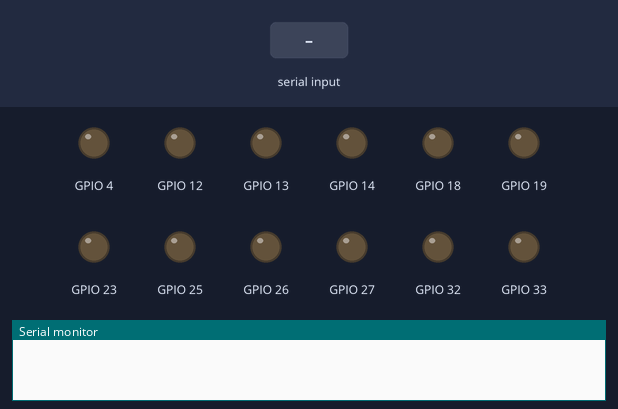
This sketch was run on a simulated ESP32. Shown: output pins drawn as LEDs (lit = HIGH), the last lines printed to the serial monitor. The inputs (shaded band) are chosen by the test bench.

Above: at 1.2 s.
1.3 s: "--forward\n" received over Serial
At 2.6 s:
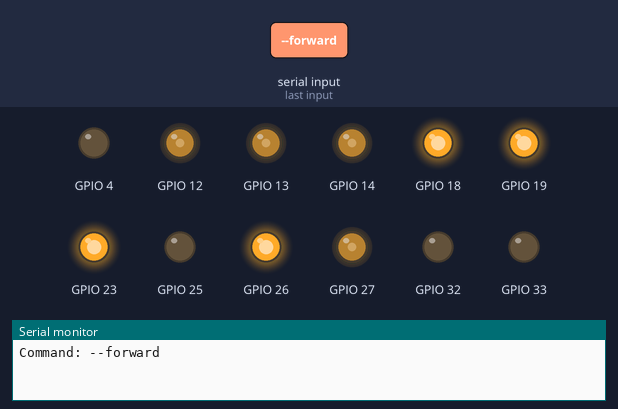
3.8 s: "--reverse\n" received over Serial
At 5.7 s:
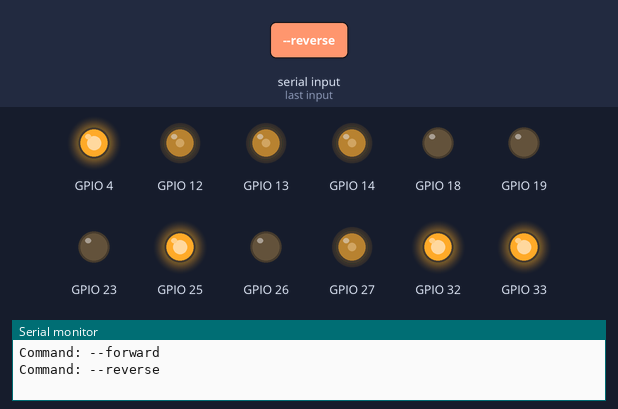
6.3 s: "--rotate-left\n" received over Serial
At 7.6 s:
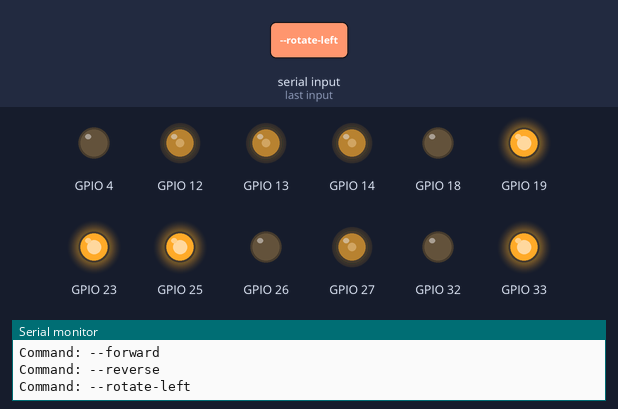
8.8 s: "--rotate-right\n" received over Serial
At 10.8 s:
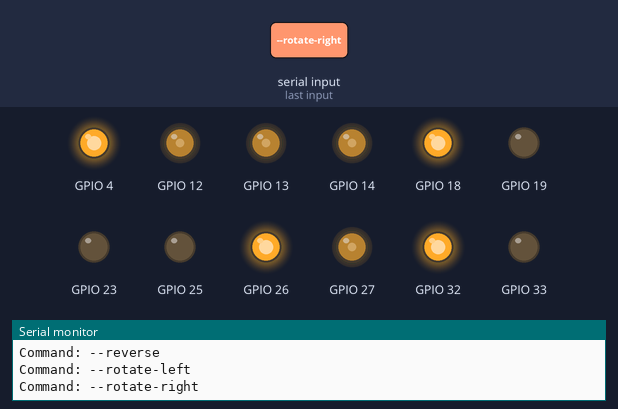
11.3 s: "--stop\n" received over Serial
At 12.6 s:
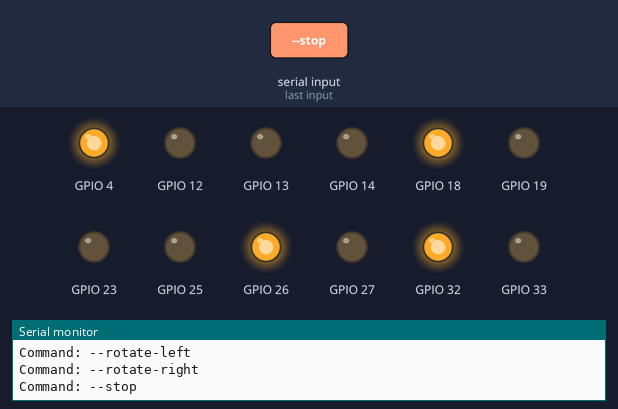
Timing chart, 0 to 14.3 s (numbered marks = the images above; inputs shaded):
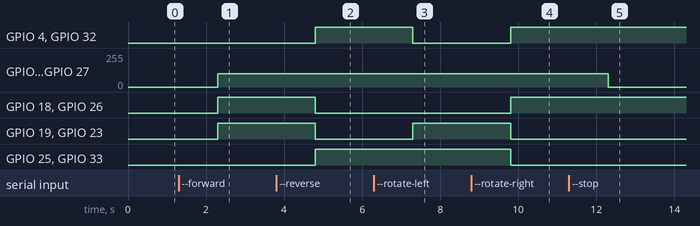

Measured:
- after the input at 1.3 s, GPIO 12–14, GPIO 27: 0/255 → 100/255 after 1.0 s; GPIO 18, GPIO 19, GPIO 23, GPIO 26: LOW → HIGH after 1.0 s
- after the input at 3.8 s, GPIO 4, GPIO 25, GPIO 32, GPIO 33: LOW → HIGH after 1.0 s; GPIO 18, GPIO 19, GPIO 23, GPIO 26: HIGH → LOW after 1.0 s
- after the input at 6.3 s, GPIO 4, GPIO 32: HIGH → LOW after 1.0 s; GPIO 19, GPIO 23: LOW → HIGH after 1.0 s
- after the input at 8.8 s, GPIO 4, GPIO 18, GPIO 26, GPIO 32: LOW → HIGH after 1.0 s; GPIO 19, GPIO 23, GPIO 25, GPIO 33: HIGH → LOW after 1.0 s
- after the input at 11.3 s, GPIO 12–14, GPIO 27: 100/255 → 0/255 after 1.0 s

The sketch:

esp_motor.ino
```cpp
class Motor {
private:
  const uint8_t pwm_pin;
  const uint8_t in_1_pin;
  const uint8_t in_2_pin;
  unsigned int power;

public:

  Motor(uint8_t pwm_pin, uint8_t in_1_pin, uint8_t in_2_pin, unsigned int power)
    : pwm_pin(pwm_pin), in_1_pin(in_1_pin), in_2_pin(in_2_pin), power(power) {

    pinMode(pwm_pin, OUTPUT);
    pinMode(in_1_pin, OUTPUT);
    pinMode(in_2_pin, OUTPUT);

    stop();
  }

  void setPower(unsigned int new_power) {
    power = new_power;
  }

  void run() {
    analogWrite(pwm_pin, power);
  }

  void forward() {
    digitalWrite(in_1_pin, HIGH);
    digitalWrite(in_2_pin, LOW);
  }

  void reverse() {
    digitalWrite(in_1_pin, LOW);
    digitalWrite(in_2_pin, HIGH);
  }

  void stop() {
    analogWrite(pwm_pin, 0);
  }
};

Motor left_mecanum(27, 23, 4, 100);
Motor right_mecanum(12, 18, 25, 100);
Motor left_omni(14, 19, 32, 100);
Motor right_omni(13, 26, 33, 100);

// applies a signed power value to one side (two motors): sign sets direction,
// magnitude sets PWM. Used by --drive to replace the old discrete
// forward/reverse/rotate command set with continuous differential control.
void setSidePower(Motor& m1, Motor& m2, int signed_power) {
  if (signed_power >= 0) {
    m1.forward();
    m2.forward();
  } else {
    m1.reverse();
    m2.reverse();
  }
  unsigned int mag = (unsigned int) abs(signed_power);
  m1.setPower(mag);
  m2.setPower(mag);
  m1.run();
  m2.run();
}

void setup() {
  Serial.begin(115200);

  left_omni.stop();
  left_mecanum.stop();
  right_omni.stop();
  right_mecanum.stop();
}

void loop() {
  if (Serial.available() > 0) {
    String cmd = Serial.readStringUntil(' ');
    if (cmd.length() > 0) {
      cmd.trim();
      Serial.print("Command: ");

      if (cmd.equals("--drive")) {
        int left_power = Serial.readStringUntil(' ').toInt();
        int right_power = Serial.readStringUntil(' ').toInt();
        Serial.print(cmd);
        Serial.print(" ");
        Serial.print(left_power);
        Serial.print(" ");
        Serial.println(right_power);

        setSidePower(left_omni, left_mecanum, left_power);
        setSidePower(right_omni, right_mecanum, right_power);

      } else if (cmd.equals("--forward")) {
        Serial.println(cmd);
        left_omni.forward();
        left_mecanum.forward();
        right_omni.forward();
        right_mecanum.forward();

        left_mecanum.run();
        left_omni.run();
        right_mecanum.run();
        right_omni.run();

      } else if (cmd.equals("--reverse")) {
        Serial.println(cmd);
        left_omni.reverse();
        left_mecanum.reverse();
        right_omni.reverse();
        right_mecanum.reverse();

        left_mecanum.run();
        left_omni.run();
        right_mecanum.run();
        right_omni.run();

      } else if (cmd.equals("--rotate-left")) {
        Serial.println(cmd);
        right_omni.reverse();
        right_mecanum.reverse();
        left_omni.forward();
        left_mecanum.forward();

        left_mecanum.run();
        left_omni.run();
        right_mecanum.run();
        right_omni.run();

      } else if (cmd.equals("--rotate-right")) {
        Serial.println(cmd);
        left_omni.reverse();
        left_mecanum.reverse();
        right_omni.forward();
        right_mecanum.forward();

        left_mecanum.run();
        left_omni.run();
        right_mecanum.run();
        right_omni.run();

      } else if (cmd.equals("--set-power") || cmd.equals("--sp")) {
        Serial.println(cmd);
        int power = Serial.readStringUntil(' ').toInt();
        left_omni.setPower(power);
        left_mecanum.setPower(power);
        right_omni.setPower(power);
        right_mecanum.setPower(power);

      } else if (cmd.equals("--stop")) {
        Serial.println(cmd);
        left_omni.stop();
        left_mecanum.stop();
        right_omni.stop();
        right_mecanum.stop();
      }
    }
  }
}
```
